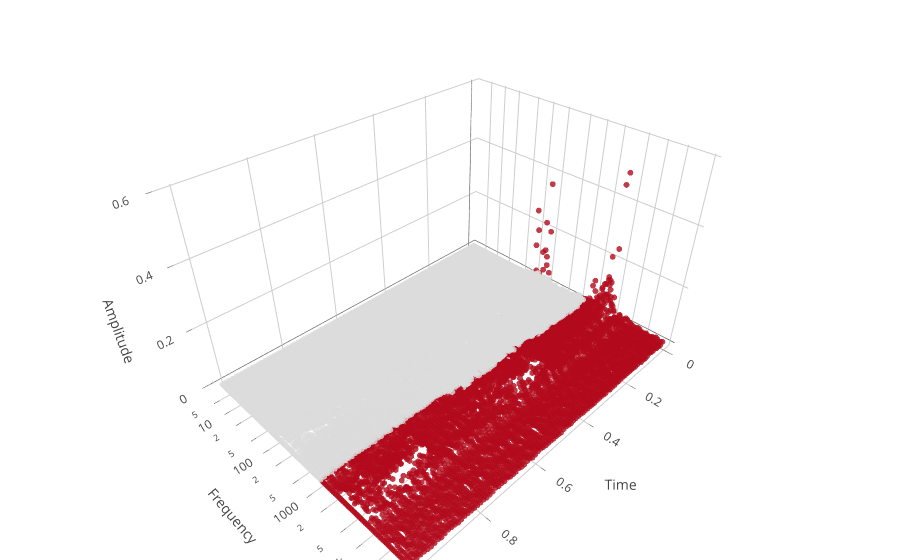

Here is the notebook cell this chart was saved with:
### Code cell
## Plot

trace = go.Scatter3d(
    x = points[:,0],
    y = points[:,1],
    z = points[:,2],
    mode = 'markers',
    marker=dict(
        size=2,
        opacity=0.8,
        color = labels,
    )
)

data = [trace]

layout = go.Layout(
    title= 'Partial Data',
    hovermode= 'closest',
    margin=dict(
            l=0,
            r=0,
            b=0,
            t=0
        ),
    scene= dict(
        xaxis= dict(
            title= 'Time',
            ticklen= 5,
            gridwidth= 2,
        ),
        yaxis=dict(
            title= 'Frequency',
            type='log',
            ticklen= 5,
            gridwidth= 2,
        ),
        zaxis=dict(
            title= 'Amplitude',
            ticklen= 5,
            gridwidth= 2,
        )
    )
)
fig = go.Figure(data, layout)
py.iplot(fig, filename='basic-scatter')

### Figure 1 — Plotly figure (JSON) as saved in the notebook; plotly's stock layout.template omitted (floating-point values rounded to 4 significant figures; data arrays with more than 128 entries replaced by an {"elided": "..."} marker saying what was removed)
{"data": [{"marker": {"color": {"elided": "13524 int values"}, "opacity": 0.8, "size": 2}, "mode": "markers", "type": "scatter3d", "uid": "39b534f2-c39e-4620-95e8-89bedc97a614", "x": {"elided": "13524 float values"}, "y": {"elided": "13524 float values"}, "z": {"elided": "13524 float values"}}], "layout": {"hovermode": "closest", "margin": {"b": 0, "l": 0, "r": 0, "t": 0}, "scene": {"xaxis": {"gridwidth": 2, "ticklen": 5, "title": {"text": "Time"}}, "yaxis": {"gridwidth": 2, "ticklen": 5, "title": {"text": "Frequency"}, "type": "log"}, "zaxis": {"gridwidth": 2, "ticklen": 5, "title": {"text": "Amplitude"}}}, "title": {"text": "Partial Data"}}}
